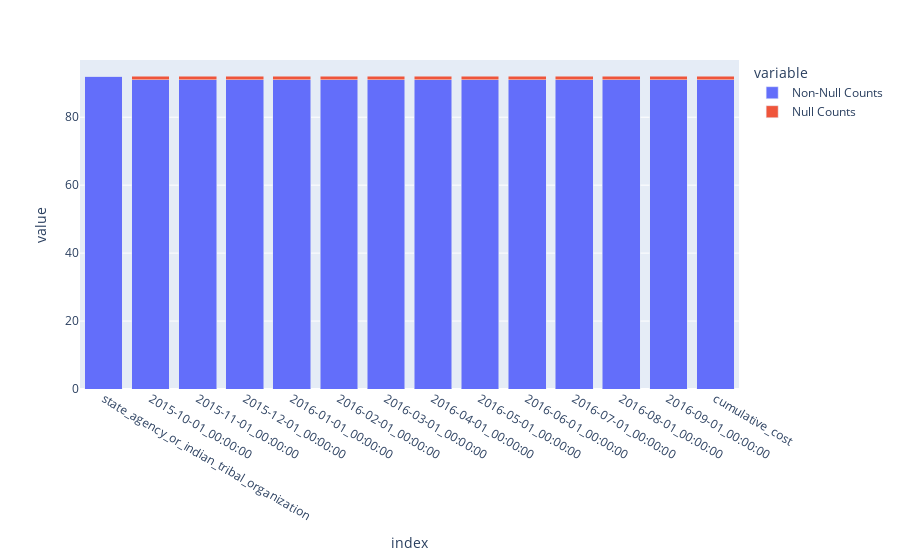

The cell this chart's notebook holds for it:
### Markdown cell above
- Create a visualization detailing the ratio of non-null values to null values in the entire dataset

### Code cell
# Calculate the number of non-null values for each column
non_null_counts = cleaned_df.count()

# Calculate the number of null values for each column
null_counts = cleaned_df.isnull().sum()

# Create a DataFrame for the counts
df_counts = pd.DataFrame({'Non-Null Counts': non_null_counts, 'Null Counts': null_counts})

# Create a stacked bar chart
fig = px.bar(df_counts, barmode='stack')

# Show the plot
fig.show()

### Figure 1 — Plotly figure (JSON) as saved in the notebook; plotly's stock layout.template omitted (floating-point values rounded to 4 significant figures)
{"data": [{"alignmentgroup": "True", "hovertemplate": "variable=Non-Null Counts<br>index=%{x}<br>value=%{y}<extra></extra>", "legendgroup": "Non-Null Counts", "marker": {"color": "#636efa", "pattern": {"shape": ""}}, "name": "Non-Null Counts", "offsetgroup": "Non-Null Counts", "orientation": "v", "showlegend": true, "textposition": "auto", "type": "bar", "x": ["state_agency_or_indian_tribal_organization", "2015-10-01_00:00:00", "2015-11-01_00:00:00", "2015-12-01_00:00:00", "2016-01-01_00:00:00", "2016-02-01_00:00:00", "2016-03-01_00:00:00", "2016-04-01_00:00:00", "2016-05-01_00:00:00", "2016-06-01_00:00:00", "2016-07-01_00:00:00", "2016-08-01_00:00:00", "2016-09-01_00:00:00", "cumulative_cost"], "xaxis": "x", "y": [92, 91, 91, 91, 91, 91, 91, 91, 91, 91, 91, 91, 91, 91], "yaxis": "y"}, {"alignmentgroup": "True", "hovertemplate": "variable=Null Counts<br>index=%{x}<br>value=%{y}<extra></extra>", "legendgroup": "Null Counts", "marker": {"color": "#EF553B", "pattern": {"shape": ""}}, "name": "Null Counts", "offsetgroup": "Null Counts", "orientation": "v", "showlegend": true, "textposition": "auto", "type": "bar", "x": ["state_agency_or_indian_tribal_organization", "2015-10-01_00:00:00", "2015-11-01_00:00:00", "2015-12-01_00:00:00", "2016-01-01_00:00:00", "2016-02-01_00:00:00", "2016-03-01_00:00:00", "2016-04-01_00:00:00", "2016-05-01_00:00:00", "2016-06-01_00:00:00", "2016-07-01_00:00:00", "2016-08-01_00:00:00", "2016-09-01_00:00:00", "cumulative_cost"], "xaxis": "x", "y": [0, 1, 1, 1, 1, 1, 1, 1, 1, 1, 1, 1, 1, 1], "yaxis": "y"}], "layout": {"barmode": "stack", "legend": {"title": {"text": "variable"}, "tracegroupgap": 0}, "margin": {"t": 60}, "xaxis": {"anchor": "y", "domain": [0, 1], "title": {"text": "index"}}, "yaxis": {"anchor": "x", "domain": [0, 1], "title": {"text": "value"}}}}
